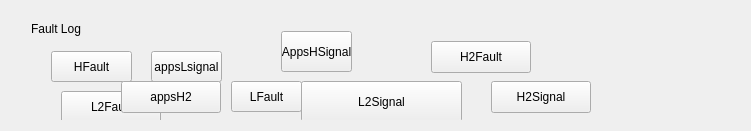
           <widget class="QWidget" name="verticalLayoutWidget_3">
            <property name="geometry">
             <rect>
              <x>600</x>
              <y>760</y>
              <width>751</width>
              <height>131</height>
             </rect>
            </property>
            <layout class="QVBoxLayout" name="verticalLayout_4">
             <item>
              <widget class="QWidget" name="widget_2" native="true">
               <widget class="QLabel" name="label_13">
                <property name="geometry">
                 <rect>
                  <x>20</x>
                  <y>10</y>
                  <width>71</width>
                  <height>16</height>
                 </rect>
                </property>
                <property name="text">
                 <string>Fault Log</string>
                </property>
               </widget>
               <widget class="QPushButton" name="sendAPPSHFault">
                <property name="geometry">
                 <rect>
                  <x>40</x>
                  <y>40</y>
                  <width>81</width>
                  <height>31</height>
                 </rect>
                </property>
                <property name="text">
                 <string>HFault</string>
                </property>
               </widget>
               <widget class="QPushButton" name="sendAPPSLSignal">
                <property name="geometry">
                 <rect>
                  <x>140</x>
                  <y>40</y>
                  <width>71</width>
                  <height>31</height>
                 </rect>
                </property>
                <property name="text">
                 <string>appsLsignal</string>
                </property>
               </widget>
               <widget class="QPushButton" name="sendAPPSHSignal">
                <property name="geometry">
                 <rect>
                  <x>270</x>
                  <y>20</y>
                  <width>71</width>
                  <height>41</height>
                 </rect>
                </property>
                <property name="text">
                 <string>AppsHSignal</string>
                </property>
               </widget>
               <widget class="QPushButton" name="sendAPPSLFault">
                <property name="geometry">
                 <rect>
                  <x>220</x>
                  <y>70</y>
                  <width>71</width>
                  <height>31</height>
                 </rect>
                </property>
                <property name="text">
                 <string>LFault</string>
                </property>
               </widget>
               <widget class="QPushButton" name="sendAPPSLSignal_2">
                <property name="geometry">
                 <rect>
                  <x>290</x>
                  <y>70</y>
                  <width>161</width>
                  <height>41</height>
                 </rect>
                </property>
                <property name="text">
                 <string>L2Signal</string>
                </property>
               </widget>
               <widget class="QPushButton" name="sendAPPSHFault_2">
                <property name="geometry">
                 <rect>
                  <x>420</x>
                  <y>30</y>
                  <width>100</width>
                  <height>32</height>
                 </rect>
                </property>
                <property name="text">
                 <string>H2Fault</string>
                </property>
               </widget>
               <widget class="QPushButton" name="sendAPPSHSignal_3">
                <property name="geometry">
                 <rect>
                  <x>480</x>
                  <y>70</y>
                  <width>100</width>
                  <height>32</height>
                 </rect>
                </property>
                <property name="text">
                 <string>H2Signal</string>
                </property>
               </widget>
               <widget class="QPushButton" name="sendAPPSLFault_2">
                <property name="geometry">
                 <rect>
                  <x>50</x>
                  <y>80</y>
                  <width>100</width>
                  <height>32</height>
                 </rect>
                </property>
                <property name="text">
                 <string>L2Fault</string>
                </property>
               </widget>
               <widget class="QPushButton" name="sendAPPSHSignal_2">
                <property name="geometry">
                 <rect>
                  <x>110</x>
                  <y>70</y>
                  <width>100</width>
                  <height>32</height>
                 </rect>
                </property>
                <property name="text">
                 <string>appsH2</string>
                </property>
               </widget>
              </widget>
             </item>
            </layout>
           </widget>
